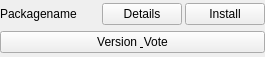
<?xml version="1.0" encoding="UTF-8"?>
<ui version="4.0">
 <class>Form</class>
 <widget class="QWidget" name="Form">
  <property name="geometry">
   <rect>
    <x>0</x>
    <y>0</y>
    <width>265</width>
    <height>57</height>
   </rect>
  </property>
  <property name="windowTitle">
   <string>Form</string>
  </property>
  <layout class="QVBoxLayout" name="verticalLayout">
   <property name="spacing">
    <number>3</number>
   </property>
   <property name="margin">
    <number>0</number>
   </property>
   <item>
    <layout class="QHBoxLayout" name="horizontalLayout">
     <item>
      <widget class="QLabel" name="pname">
       <property name="maximumSize">
        <size>
         <width>500</width>
         <height>16777215</height>
        </size>
       </property>
       <property name="text">
        <string>Packagename</string>
       </property>
      </widget>
     </item>
     <item>
      <spacer name="horizontalSpacer">
       <property name="orientation">
        <enum>Qt::Horizontal</enum>
       </property>
       <property name="sizeHint" stdset="0">
        <size>
         <width>40</width>
         <height>20</height>
        </size>
       </property>
      </spacer>
     </item>
     <item>
      <widget class="QPushButton" name="pButton_pdetails">
       <property name="text">
        <string>Details</string>
       </property>
      </widget>
     </item>
     <item>
      <widget class="QPushButton" name="pButton_install">
       <property name="text">
        <string>Install</string>
       </property>
      </widget>
     </item>
    </layout>
   </item>
   <item>
    <widget class="QPushButton" name="pButton_vote">
     <property name="text">
      <string>Version &amp; Vote</string>
     </property>
     <property name="icon">
      <iconset resource="kisstester.qrc">
       <normaloff>:/icons/padlock.png</normaloff>:/icons/padlock.png</iconset>
     </property>
    </widget>
   </item>
  </layout>
 </widget>
 <resources>
  <include location="kisstester.qrc"/>
 </resources>
 <connections/>
</ui>
